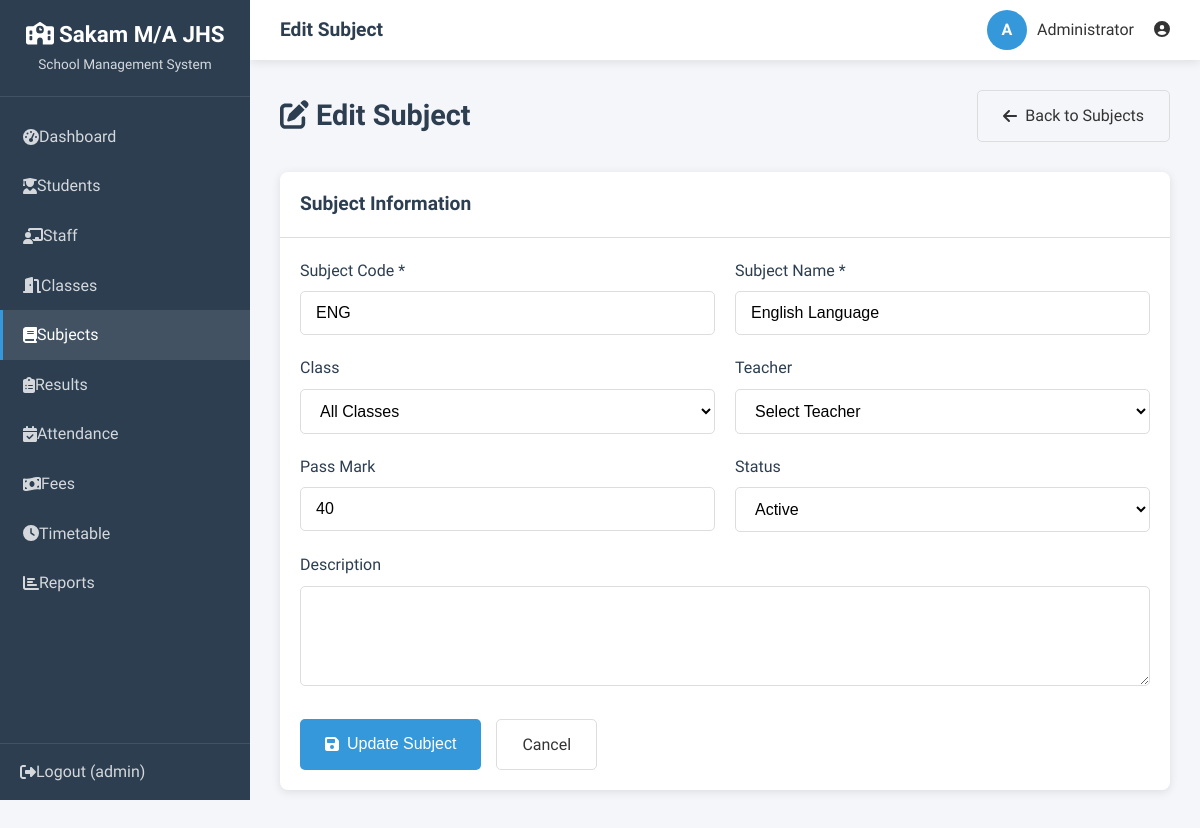
/admin/edit_subject.php?id=2 (signed in), run on the app's committed database.
### tables this page shows
CREATE TABLE IF NOT EXISTS subjects (
    id INT AUTO_INCREMENT PRIMARY KEY,
    subject_name VARCHAR(100) NOT NULL UNIQUE,
    subject_code VARCHAR(20),
    teacher_id INT,
    class_id INT,
    pass_mark INT DEFAULT 40,
    description TEXT,
    status ENUM('Active','Inactive') DEFAULT 'Active',
    created_at TIMESTAMP DEFAULT CURRENT_TIMESTAMP,
    FOREIGN KEY (teacher_id) REFERENCES teachers(id) ON DELETE SET NULL,
    FOREIGN KEY (class_id) REFERENCES classes(id) ON DELETE SET NULL
);

### includes/db.php (called while the page is built, shortened)
<?php
require_once dirname(__DIR__) . '/config.php';
function getDB() {
    static $db = null;
    if ($db === null) {
        $db = new mysqli(DB_HOST, DB_USER, DB_PASS, DB_NAME);
        $db->set_charset("utf8mb4");
    }
    return $db;
}
function executeQuery($sql, $params = []) {
    $db = getDB();
    $stmt = $db->prepare($sql);
    if (!empty($params)) {
        $types = str_repeat('s', count($params));
        $stmt->bind_param($types, ...$params);
    }
    $stmt->execute();
    return $stmt;
}
function fetchOne($sql, $params = []) {
    $stmt = executeQuery($sql, $params);
    $result = $stmt->get_result();
    $row = $result->fetch_assoc();
    return $row;
}

### config.php (called while the page is built, shortened)
<?php
function escapeHTML($input) {
    return htmlspecialchars($input, ENT_QUOTES, 'UTF-8');
}

### admin/edit_subject.php (the view, shortened to what this page needs)
<?php
$subjectId = isset($_GET['id']) ? (int)$_GET['id'] : 0;
$subject = fetchOne("SELECT * FROM subjects WHERE id = ?", [$subjectId]);
include '../includes/header.php';
?>
<div class="page-header">
    <h1><i class="fas fa-edit"></i> Edit Subject</h1>
    <a href="subjects.php" class="btn btn-outline">
        <i class="fas fa-arrow-left"></i> Back to Subjects
    </a>
</div>
<div class="card">
    <div class="card-header">
        <h3>Subject Information</h3>
    </div>
    <div class="card-body">
        <form method="POST" action="" data-validate>
            <div class="form-row">
                <div class="form-group">
                    <label for="subject_code">Subject Code *</label>
                    <input type="text" id="subject_code" name="subject_code" class="form-control"
                           value="<?php echo escapeHTML($subject['subject_code']); ?>" required>
                </div>
                <div class="form-group">
                    <label for="subject_name">Subject Name *</label>
                    <input type="text" id="subject_name" name="subject_name" class="form-control"
                           value="<?php echo escapeHTML($subject['subject_name']); ?>" required>
                </div>
            </div>
            <div class="form-row">
                <div class="form-group">
                    <label for="class_id">Class</label>
                    <select id="class_id" name="class_id" class="form-control">
                        <option value="">All Classes</option>
                    </select>
                </div>
                <div class="form-group">
                    <label for="teacher_id">Teacher</label>
                    <select id="teacher_id" name="teacher_id" class="form-control">
                        <option value="">Select Teacher</option>
                    </select>
                </div>
            </div>
            <div class="form-row">
                <div class="form-group">
                    <label for="pass_mark">Pass Mark</label>
                    <input type="number" id="pass_mark" name="pass_mark" class="form-control"
                           value="<?php echo $subject['pass_mark']; ?>" min="0" max="100">
                </div>
                <div class="form-group">
                    <label for="status">Status</label>
                    <select id="status" name="status" class="form-control">
                        <option value="Active" <?php echo $subject['status'] === 'Active' ? 'selected' : ''; ?>>Active</option>
                    </select>
                </div>
            </div>
            <div class="form-group">
                <label for="description">Description</label>
                <textarea id="description" name="description" class="form-control"
                          rows="3"><?php echo escapeHTML($subject['description']); ?></textarea>
            </div>
            <div class="form-actions">
                <button type="submit" class="btn btn-primary">
                    <i class="fas fa-save"></i> Update Subject
                </button>
                <a href="subjects.php" class="btn btn-outline">
                    Cancel
                </a>
            </div>
        </form>
    </div>
</div>
<?php
include '../includes/footer.php';
?>

### css/style.css (style rules this page uses)
:root { --primary-color: #2c3e50; --secondary-color: #3498db; --accent-color: #e74c3c; --success-color: #27ae60; --warning-color: #f39c12; --danger-color: #c0392b; --light-color: #ecf0f1; --dark-color: #2c3e50; --text-color: #333; --text-muted: #7f8c8d; --border-color: #ddd; --shadow: 0 2px 10px rgba(0, 0, 0, 0.1); --transition: all 0.3s ease; --sidebar-width: 250px; --header-height: 60px; }
* { margin: 0; padding: 0; box-sizing: border-box; }
html { font-size: 16px; scroll-behavior: smooth; }
body { font-family: 'Segoe UI', Tahoma, Geneva, Verdana, sans-serif; line-height: 1.6; color: var(--text-color); background-color: #f5f6fa; min-height: 100vh; }
a { text-decoration: none; color: inherit; }
h1, h2, h3, h4, h5, h6 { font-weight: 600; line-height: 1.3; color: var(--dark-color); }
.page-header { display: flex; justify-content: space-between; align-items: center; margin-bottom: 30px; }
.page-header h1 { font-size: 1.8rem; }
.card { background: white; border-radius: 8px; box-shadow: var(--shadow); overflow: hidden; margin-bottom: 25px; }
.card-header { padding: 20px; border-bottom: 1px solid var(--border-color); display: flex; justify-content: space-between; align-items: center; }
.card-header h3 { font-size: 1.2rem; }
.card-body { padding: 20px; }
.form-group { margin-bottom: 20px; }
.form-group label { display: block; margin-bottom: 8px; font-weight: 500; color: var(--dark-color); }
.form-control { width: 100%; padding: 12px 15px; border: 1px solid var(--border-color); border-radius: 5px; font-size: 1rem; transition: var(--transition); background: white; }
textarea.form-control { resize: vertical; min-height: 100px; }
select.form-control { cursor: pointer; }
.form-row { display: grid; grid-template-columns: repeat(auto-fit, minmax(250px, 1fr)); gap: 20px; }
.form-actions { display: flex; gap: 15px; margin-top: 25px; }
.btn { display: inline-flex; align-items: center; justify-content: center; gap: 8px; padding: 12px 25px; border: none; border-radius: 5px; font-size: 1rem; font-weight: 500; cursor: pointer; transition: var(--transition); }
.btn-primary { background: var(--secondary-color); color: white; }
.btn-outline { background: transparent; border: 1px solid var(--border-color); color: var(--text-color); }

### data on the page
subjects: subject_code "ENG", subject_name "English Language", pass_mark "40", status "Active"

### other printed values
SITE_NAME "Sakam M/A JHS"
escapeHTML($userName) "admin"
$pageTitle "Edit Subject"
substr($fullName, 0, 1) "A"
escapeHTML($fullName) "Administrator"
